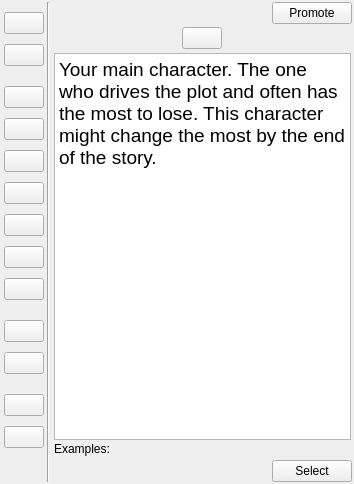
<?xml version="1.0" encoding="UTF-8"?>
<ui version="4.0">
 <class>CharacterRoleSelector</class>
 <widget class="QWidget" name="CharacterRoleSelector">
  <property name="geometry">
   <rect>
    <x>0</x>
    <y>0</y>
    <width>354</width>
    <height>484</height>
   </rect>
  </property>
  <property name="sizePolicy">
   <sizepolicy hsizetype="Preferred" vsizetype="Maximum">
    <horstretch>0</horstretch>
    <verstretch>0</verstretch>
   </sizepolicy>
  </property>
  <property name="windowTitle">
   <string>Form</string>
  </property>
  <layout class="QHBoxLayout" name="horizontalLayout_2">
   <property name="spacing">
    <number>3</number>
   </property>
   <property name="leftMargin">
    <number>4</number>
   </property>
   <property name="topMargin">
    <number>2</number>
   </property>
   <property name="rightMargin">
    <number>2</number>
   </property>
   <property name="bottomMargin">
    <number>2</number>
   </property>
   <item>
    <layout class="QVBoxLayout" name="verticalLayout">
     <property name="spacing">
      <number>0</number>
     </property>
     <item>
      <widget class="SelectionItemPushButton" name="btnItemProtagonist">
       <property name="sizePolicy">
        <sizepolicy hsizetype="Preferred" vsizetype="Fixed">
         <horstretch>0</horstretch>
         <verstretch>0</verstretch>
        </sizepolicy>
       </property>
       <property name="checkable">
        <bool>true</bool>
       </property>
       <attribute name="buttonGroup">
        <string notr="true">buttonGroup</string>
       </attribute>
      </widget>
     </item>
     <item>
      <widget class="SelectionItemPushButton" name="btnItemAntagonist">
       <property name="sizePolicy">
        <sizepolicy hsizetype="Preferred" vsizetype="Fixed">
         <horstretch>0</horstretch>
         <verstretch>0</verstretch>
        </sizepolicy>
       </property>
       <property name="checkable">
        <bool>true</bool>
       </property>
       <attribute name="buttonGroup">
        <string notr="true">buttonGroup</string>
       </attribute>
      </widget>
     </item>
     <item>
      <spacer name="verticalSpacer">
       <property name="orientation">
        <enum>Qt::Vertical</enum>
       </property>
       <property name="sizeType">
        <enum>QSizePolicy::Fixed</enum>
       </property>
       <property name="sizeHint" stdset="0">
        <size>
         <width>20</width>
         <height>10</height>
        </size>
       </property>
      </spacer>
     </item>
     <item>
      <widget class="SelectionItemPushButton" name="btnItemSecondary">
       <property name="sizePolicy">
        <sizepolicy hsizetype="Preferred" vsizetype="Fixed">
         <horstretch>0</horstretch>
         <verstretch>0</verstretch>
        </sizepolicy>
       </property>
       <property name="checkable">
        <bool>true</bool>
       </property>
       <attribute name="buttonGroup">
        <string notr="true">buttonGroup</string>
       </attribute>
      </widget>
     </item>
     <item>
      <widget class="SelectionItemPushButton" name="btnItemLoveInterest">
       <property name="sizePolicy">
        <sizepolicy hsizetype="Preferred" vsizetype="Fixed">
         <horstretch>0</horstretch>
         <verstretch>0</verstretch>
        </sizepolicy>
       </property>
       <property name="checkable">
        <bool>true</bool>
       </property>
       <attribute name="buttonGroup">
        <string notr="true">buttonGroup</string>
       </attribute>
      </widget>
     </item>
     <item>
      <widget class="SelectionItemPushButton" name="btnItemSupporter">
       <property name="sizePolicy">
        <sizepolicy hsizetype="Preferred" vsizetype="Fixed">
         <horstretch>0</horstretch>
         <verstretch>0</verstretch>
        </sizepolicy>
       </property>
       <property name="checkable">
        <bool>true</bool>
       </property>
       <attribute name="buttonGroup">
        <string notr="true">buttonGroup</string>
       </attribute>
      </widget>
     </item>
     <item>
      <widget class="SelectionItemPushButton" name="btnItemAdversary">
       <property name="sizePolicy">
        <sizepolicy hsizetype="Preferred" vsizetype="Fixed">
         <horstretch>0</horstretch>
         <verstretch>0</verstretch>
        </sizepolicy>
       </property>
       <property name="checkable">
        <bool>true</bool>
       </property>
       <attribute name="buttonGroup">
        <string notr="true">buttonGroup</string>
       </attribute>
      </widget>
     </item>
     <item>
      <widget class="SelectionItemPushButton" name="btnItemGuide">
       <property name="sizePolicy">
        <sizepolicy hsizetype="Preferred" vsizetype="Fixed">
         <horstretch>0</horstretch>
         <verstretch>0</verstretch>
        </sizepolicy>
       </property>
       <property name="checkable">
        <bool>true</bool>
       </property>
       <attribute name="buttonGroup">
        <string notr="true">buttonGroup</string>
       </attribute>
      </widget>
     </item>
     <item>
      <widget class="SelectionItemPushButton" name="btnItemConfidant">
       <property name="sizePolicy">
        <sizepolicy hsizetype="Preferred" vsizetype="Fixed">
         <horstretch>0</horstretch>
         <verstretch>0</verstretch>
        </sizepolicy>
       </property>
       <property name="checkable">
        <bool>true</bool>
       </property>
       <attribute name="buttonGroup">
        <string notr="true">buttonGroup</string>
       </attribute>
      </widget>
     </item>
     <item>
      <widget class="SelectionItemPushButton" name="btnItemSidekick">
       <property name="sizePolicy">
        <sizepolicy hsizetype="Preferred" vsizetype="Fixed">
         <horstretch>0</horstretch>
         <verstretch>0</verstretch>
        </sizepolicy>
       </property>
       <property name="checkable">
        <bool>true</bool>
       </property>
       <attribute name="buttonGroup">
        <string notr="true">buttonGroup</string>
       </attribute>
      </widget>
     </item>
     <item>
      <spacer name="verticalSpacer_2">
       <property name="orientation">
        <enum>Qt::Vertical</enum>
       </property>
       <property name="sizeType">
        <enum>QSizePolicy::Fixed</enum>
       </property>
       <property name="sizeHint" stdset="0">
        <size>
         <width>20</width>
         <height>10</height>
        </size>
       </property>
      </spacer>
     </item>
     <item>
      <widget class="SelectionItemPushButton" name="btnItemContagonist">
       <property name="sizePolicy">
        <sizepolicy hsizetype="Preferred" vsizetype="Fixed">
         <horstretch>0</horstretch>
         <verstretch>0</verstretch>
        </sizepolicy>
       </property>
       <property name="checkable">
        <bool>true</bool>
       </property>
       <attribute name="buttonGroup">
        <string notr="true">buttonGroup</string>
       </attribute>
      </widget>
     </item>
     <item>
      <widget class="SelectionItemPushButton" name="btnItemFoil">
       <property name="sizePolicy">
        <sizepolicy hsizetype="Preferred" vsizetype="Fixed">
         <horstretch>0</horstretch>
         <verstretch>0</verstretch>
        </sizepolicy>
       </property>
       <property name="checkable">
        <bool>true</bool>
       </property>
       <attribute name="buttonGroup">
        <string notr="true">buttonGroup</string>
       </attribute>
      </widget>
     </item>
     <item>
      <spacer name="verticalSpacer_3">
       <property name="orientation">
        <enum>Qt::Vertical</enum>
       </property>
       <property name="sizeType">
        <enum>QSizePolicy::Fixed</enum>
       </property>
       <property name="sizeHint" stdset="0">
        <size>
         <width>20</width>
         <height>10</height>
        </size>
       </property>
      </spacer>
     </item>
     <item>
      <widget class="SelectionItemPushButton" name="btnItemTertiary">
       <property name="sizePolicy">
        <sizepolicy hsizetype="Preferred" vsizetype="Fixed">
         <horstretch>0</horstretch>
         <verstretch>0</verstretch>
        </sizepolicy>
       </property>
       <property name="checkable">
        <bool>true</bool>
       </property>
       <attribute name="buttonGroup">
        <string notr="true">buttonGroup</string>
       </attribute>
      </widget>
     </item>
     <item>
      <widget class="SelectionItemPushButton" name="btnItemHenchmen">
       <property name="sizePolicy">
        <sizepolicy hsizetype="Preferred" vsizetype="Fixed">
         <horstretch>0</horstretch>
         <verstretch>0</verstretch>
        </sizepolicy>
       </property>
       <property name="checkable">
        <bool>true</bool>
       </property>
       <attribute name="buttonGroup">
        <string notr="true">buttonGroup</string>
       </attribute>
      </widget>
     </item>
     <item>
      <spacer name="verticalSpacer_4">
       <property name="orientation">
        <enum>Qt::Vertical</enum>
       </property>
       <property name="sizeType">
        <enum>QSizePolicy::Fixed</enum>
       </property>
       <property name="sizeHint" stdset="0">
        <size>
         <width>20</width>
         <height>20</height>
        </size>
       </property>
      </spacer>
     </item>
    </layout>
   </item>
   <item>
    <widget class="Line" name="line">
     <property name="orientation">
      <enum>Qt::Vertical</enum>
     </property>
    </widget>
   </item>
   <item>
    <layout class="QVBoxLayout" name="verticalLayout_2">
     <property name="spacing">
      <number>3</number>
     </property>
     <item alignment="Qt::AlignRight">
      <widget class="SecondaryActionPushButton" name="btnPromote">
       <property name="text">
        <string>Promote</string>
       </property>
       <property name="checkable">
        <bool>true</bool>
       </property>
      </widget>
     </item>
     <item alignment="Qt::AlignHCenter">
      <widget class="SelectionItemPushButton" name="btnSelectedRole">
       <property name="sizePolicy">
        <sizepolicy hsizetype="Maximum" vsizetype="Fixed">
         <horstretch>0</horstretch>
         <verstretch>0</verstretch>
        </sizepolicy>
       </property>
       <property name="iconSize">
        <size>
         <width>24</width>
         <height>24</height>
        </size>
       </property>
      </widget>
     </item>
     <item>
      <widget class="QStackedWidget" name="stackedWidget">
       <widget class="QWidget" name="pageProtagonist">
        <layout class="QVBoxLayout" name="verticalLayout_3">
         <property name="spacing">
          <number>2</number>
         </property>
         <property name="leftMargin">
          <number>1</number>
         </property>
         <property name="topMargin">
          <number>1</number>
         </property>
         <property name="rightMargin">
          <number>1</number>
         </property>
         <property name="bottomMargin">
          <number>1</number>
         </property>
         <item>
          <widget class="QTextBrowser" name="textBrowser">
           <property name="html">
            <string>&lt;!DOCTYPE HTML PUBLIC &quot;-//W3C//DTD HTML 4.0//EN&quot; &quot;http://www.w3.org/TR/REC-html40/strict.dtd&quot;&gt;
&lt;html&gt;&lt;head&gt;&lt;meta name=&quot;qrichtext&quot; content=&quot;1&quot; /&gt;&lt;style type=&quot;text/css&quot;&gt;
p, li { white-space: pre-wrap; }
&lt;/style&gt;&lt;/head&gt;&lt;body style=&quot; font-family:'Fira Sans Semi-Light'; font-size:10pt; font-weight:400; font-style:normal;&quot;&gt;
&lt;p style=&quot; margin-top:0px; margin-bottom:0px; margin-left:0px; margin-right:0px; -qt-block-indent:0; text-indent:0px;&quot;&gt;&lt;span style=&quot; font-size:14pt; color:#000000; background-color:#ffffff;&quot;&gt;Your main character. The one who drives the plot and often has the most to lose. This character might change the most by the end of the story.&lt;/span&gt;&lt;/p&gt;&lt;/body&gt;&lt;/html&gt;</string>
           </property>
          </widget>
         </item>
         <item>
          <widget class="QLabel" name="label">
           <property name="text">
            <string>Examples:</string>
           </property>
          </widget>
         </item>
        </layout>
       </widget>
       <widget class="QWidget" name="pageAntagonist"/>
       <widget class="QWidget" name="pageSecondary"/>
       <widget class="QWidget" name="pageLoveInterest"/>
       <widget class="QWidget" name="pageSupporter"/>
       <widget class="QWidget" name="pageSidekick"/>
       <widget class="QWidget" name="pageGuide"/>
       <widget class="QWidget" name="pageConfidant"/>
       <widget class="QWidget" name="pageAdversary"/>
       <widget class="QWidget" name="pageContagonist"/>
       <widget class="QWidget" name="pageFoil"/>
       <widget class="QWidget" name="pageTertiary"/>
       <widget class="QWidget" name="pageHenchmen"/>
      </widget>
     </item>
     <item alignment="Qt::AlignRight">
      <widget class="QPushButton" name="btnSelect">
       <property name="sizePolicy">
        <sizepolicy hsizetype="Maximum" vsizetype="Fixed">
         <horstretch>0</horstretch>
         <verstretch>0</verstretch>
        </sizepolicy>
       </property>
       <property name="cursor">
        <cursorShape>PointingHandCursor</cursorShape>
       </property>
       <property name="text">
        <string>Select</string>
       </property>
       <property name="base" stdset="0">
        <bool>true</bool>
       </property>
       <property name="highlighted" stdset="0">
        <bool>true</bool>
       </property>
      </widget>
     </item>
    </layout>
   </item>
  </layout>
 </widget>
 <customwidgets>
  <customwidget>
   <class>SelectionItemPushButton</class>
   <extends>QPushButton</extends>
   <header>src.main.python.plotlyst.view.widget.button</header>
  </customwidget>
  <customwidget>
   <class>SecondaryActionPushButton</class>
   <extends>QPushButton</extends>
   <header>src.main.python.plotlyst.view.widget.button</header>
  </customwidget>
 </customwidgets>
 <resources/>
 <connections/>
 <buttongroups>
  <buttongroup name="buttonGroup"/>
 </buttongroups>
</ui>
